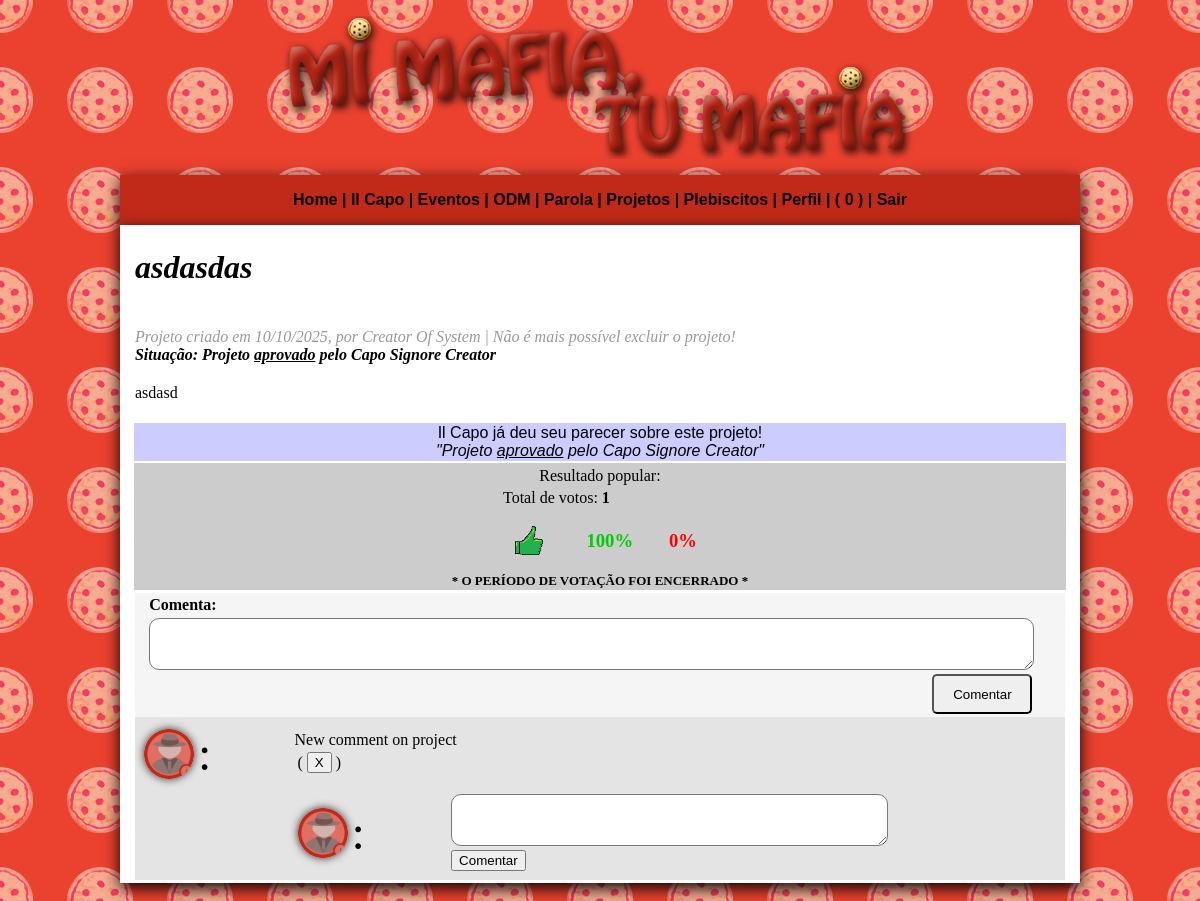
The app's page /readproject.php?i=1 (signed in) with its own data.
### tables this page shows
CREATE TABLE `projetos` (
  `id_proj` int(11) NOT NULL,
  `nome_proj` varchar(255) NOT NULL,
  `teor_proj` text DEFAULT NULL,
  `sit_proj` text NOT NULL,
  `dat_proj` varchar(200) NOT NULL,
  `datf_proj` varchar(200) NOT NULL,
  `creat_proj` varchar(200) NOT NULL
);

CREATE TABLE `user` (
  `id_user` int(11) NOT NULL,
  `nome_user` varchar(200) NOT NULL,
  `sobrenome_user` varchar(200) NOT NULL,
  `nickname_user` varchar(20) NOT NULL,
  `bday_user` varchar(20) NOT NULL,
  `turno_user` varchar(10) NOT NULL,
  `mail_user` varchar(200) NOT NULL,
  `sexo_user` varchar(20) NOT NULL,
  `pass_user` varchar(200) NOT NULL,
  `desc_user` text NOT NULL,
  `matricula_user` varchar(20) NOT NULL,
  `photo_user` varchar(20) NOT NULL
);

CREATE TABLE `comment` (
  `id_com` int(11) NOT NULL,
  `creat_com` varchar(50) NOT NULL,
  `text_com` text NOT NULL,
  `tip_com` varchar(50) NOT NULL,
  `idpag_com` int(11) NOT NULL
);

### readproject.php (the view, shortened to what the rows shown need)
<?php
include('rest.php');
include('conectar.php');
$project_id = $_GET['i'] ?? '';
$query_guy= "SELECT * FROM user WHERE nickname_user = ?";
$stmt_guy = $conexao->prepare($query_guy);
$stmt_guy->bind_param("s", $login_user);
$stmt_guy->execute();
$rs_guy   = $stmt_guy->get_result();
$infoguy  = $rs_guy->fetch_assoc();
$id_user	= $infoguy['id_user'];
$photo_user	= $infoguy['photo_user'];
$query_capo = "SELECT * FROM capone_ger ORDER BY id_capger DESC LIMIT 1";
$stmt_capo  = $conexao->prepare($query_capo);
$stmt_capo->execute();
$rs_capo    = $stmt_capo->get_result();
$infocapo   = $rs_capo->fetch_assoc();
$id_capo    = $infocapo['iduser_capger'];
$query_post = "SELECT * FROM projetos WHERE id_proj = ?";
$stmt_post  = $conexao->prepare($query_post);
$stmt_post->bind_param("i", $project_id);
$stmt_post->execute();
$rs_post = $stmt_post->get_result();
$postinfo       = $rs_post->fetch_assoc();
$tit_proj       = $postinfo['nome_proj'];
$text_proj      = $postinfo['teor_proj'];
$sit_proj       = $postinfo['sit_proj'];
$date_proj      = new DateTime($postinfo['dat_proj']);
$datef_proj     = new DateTime($postinfo['datf_proj']);
$creat_proj     = $postinfo['creat_proj'];
$date   = $datef_proj->format('d/m/Y');
$hj     = new DateTime();
$query_creat    = "SELECT * FROM user WHERE id_user = ?";
$stmt_creat     = $conexao->prepare($query_creat);
$stmt_creat->bind_param("i", $creat_proj);
$stmt_creat->execute();
$rs_creat   = $stmt_creat->get_result();
$creatinfus = $rs_creat->fetch_assoc();
$nome_creat     = $creatinfus['nome_user'];
$sobnome_creat  = $creatinfus['sobrenome_user'];
?>
<!DOCTYPE html PUBLIC "-//W3C//DTD XHTML 1.0 Transitional//EN" "http://www.w3.org/TR/xhtml1/DTD/xhtml1-transitional.dtd">
<html xmlns="http://www.w3.org/1999/xhtml">
<head>
<link rel="stylesheet" href="css/geral.css" type="text/css" />
</head>
<body leftmargin="0" topmargin="0" background="img/back2.png">
<table cellpadding="0" cellspacing="0" width="100%" border="0">
  <tr>
    <td bgcolor="#FFFFFF" style="box-shadow: 0px 5px 15px #000;" height="500" valign="top">
<table width="100%" border="0">
    <tr>
        <td align="left" valign="top">
            <font face="Georgia, Times New Roman, Times, serif"><h1><i><?=$tit_proj?></i></h1></font>
        </td>
    </tr>
    <tr>
        <td align="left" style="font-family:Georgia, 'Times New Roman', Times, serif; color:#999;">
            <p><i>Projeto criado em <?=$date_proj->format('d/m/Y');?>, por <?php if($nome_creat == ''){ echo 'Sistema'; }else{ ?>
                <a style="font-family:Georgia, 'Times New Roman', Times, serif; color:#999;" href="perfil.php?p=<?=$creat_proj?>">
                    <font style="text-transform:capitalize;"><?=$nome_creat?> <?=$sobnome_creat?></font>
                </a>
                <?php }
                if ($id_user == $creat_proj) { if($sit_proj != 'vot'){ echo ' | Não é mais possível excluir o projeto!'; }else{?> | <a href="delet_project.php?i=<?=$project_id?>">(Excluir projeto)</a>
                <?php } } ?>
                <br />
                <font color="#000000">
                    <b>Situação:
                    <?php
                    if($sit_proj == 'vot'){
                        if($date <= $hj){
                        echo 'Esperando julgamento del Capo';
                        }else{
                        echo 'Em processo de votação';
                        }
                    }elseif($sit_proj == 'esp'){
                        echo 'Esperando julgamento del Capo';
                    }else{
                        echo $sit_proj;
                    }
                    ?>
                    </b>
                </font>
            </i></p>
        </td>
    </tr>
    <tr>
        <td>&nbsp;</td>
        <td align="left" style="font-family:Georgia, 'Times New Roman', Times, serif;"><?=$text_proj;?><br /><br /></td>
        <td>&nbsp;</td>
    </tr>
        <?php
	    if($id_capo == $id_user){
	        if($sit_proj == 'vot'){ ?>
                <tr>
                    <td>&nbsp;</td>
                    <td align="center" bgcolor="#CCCCFF">
                        Il Capo só pode aprovar ou desaprovar o projeto após o término do período de votação!
                    </td>
                    <td>&nbsp;</td>
                </tr>
                <?php
            }else{
                ?>
                <tr>
                    <td>&nbsp;</td>
                    <td align="center" bgcolor="#CCCCFF">
                        Il Capo já deu seu parecer sobre este projeto!<br /><i>"<?=$sit_proj?>"</i>
                    </td>
                    <td>&nbsp;</td>
                </tr>
		  <?php
	        }
        }
	  ?>
        <tr>
            <td align="left" style="font-family:Georgia, 'Times New Roman', Times, serif;">
            <table bgcolor="#e4e4e4" cellspacing="5" width="100%">
                <?php
                    $q_list10 = "SELECT * FROM comment WHERE tip_com = 'project' AND idpag_com = ? ORDER BY id_com ASC";
                    $stmt_list10 = $conexao->prepare($q_list10);
                    $stmt_list10->bind_param("i", $project_id);
                    $stmt_list10->execute();
                    $rs_list10 = $stmt_list10->get_result();
                    $nconfirmpub = $rs_list10->num_rows;
                    if($nconfirmpub == 0){
                ?>
                    <tr>
                        <td colspan="4" align="center">
                            Não há nenhum comentário neste projeto!
                        </td>
                    </tr>
                <?php
                    }else{
                        while($list10 = $rs_list10->fetch_assoc()){
                        $creat_com	= $list10['creat_com'];
                        $text_com	= $list10['text_com'];
                        $q_list11 = "SELECT * FROM user WHERE id_user = ?";
                        $stmt_list11 = $conexao->prepare($q_list11);
                        $stmt_list11->bind_param("i", $creat_com);
                        $stmt_list11->execute();
                        $rs_list11 = $stmt_list11->get_result();
                        $list11 = $rs_list11->fetch_assoc();
                        $photo_pub		= $list11['photo_user'];
                    ?>
                    <tr>
                        <td width="16%">
                            <table border="0">
                                <tr>
                                    <td>
                                        <a href="perfil.php?p=<?=$creat_com?>"><img src="photos/user/<?=$photo_pub?>" alt="" style="width: 50px;
                                            height: 50px;
                                            border-radius: 40px;
                                            -webkit-border-radius: 50px;
                                            -moz-border-radius: 50px;
                                            background: url(photos/user/<?=$photo_pub?>);
                                            background-size:contain;
                                            box-shadow: 0 0 8px rgba(0, 0, 0, .8);
                                            -webkit-box-shadow: 0 0 8px rgba(0, 0, 0, .8);
                                            -moz-box-shadow: 0 0 8px rgba(0, 0, 0, .8);"></a>
                                    </td>
                                    <td>
                                        <font size="+6">:</font>
                                    </td>
                                </tr>
                            </table>
                        </td>
                        <td align="left" colspan="2"><?=$text_com?>
                            <?php
                                if($creat_com == $id_user){ ?>
                                    <table style="vertical-align:bottom" border="0">
                                        <tr>
                                            <td>(</td>
                                            <td>
                                                <form  method="post" action="delet_pub.php?a=pub">
                                                    <input name="Envoyer" type="submit" value="X" align="right" width="50px" height="20px">
                                                </form>
                                            </td>
                                            <td>)</td>
                                        </tr>
                                    </table>
                            <?php
                                }
                            ?>
                        </td>
                    </tr>
            <tr>
                <td>&nbsp;</td>
                <td width="16%">
                    <table border="0">
                        <tr>
                            <td>
                                <a href="perfshow.php?id=<?=$id_user?>"><img src="photos/user/<?=$photo_user?>" alt="" style="width: 50px;
                                    height: 50px;
                                    border-radius: 40px;
                                    -webkit-border-radius: 50px;
                                    -moz-border-radius: 50px;
                                    background: url(photos/user/<?=$photo_user?>);
                                    background-size:contain;
                                    box-shadow: 0 0 8px rgba(0, 0, 0, .8);
                                    -webkit-box-shadow: 0 0 8px rgba(0, 0, 0, .8);
                                    -moz-box-shadow: 0 0 8px rgba(0, 0, 0, .8);"></a>
                            </td>
                            <td>
                                <font size="+6">:</font>
                            </td>
                        </tr>
                    </table>
                </td>
                <td width="66%" align="left">
                    <form action="post_publication.php?a=comment"  method="post">
                        <table width="90%" align="left" border="0">
                            <tr>
                                <td colspan="2">
                                    <textarea name="text_com" id="text_com" style="width: 80%; height:50px; margin: 0; padding: 0; border-width: 1; -webkit-border-radius: 5px;-moz-border-radius: 5px;border-radius: 10px; font-family:Verdana, Geneva, sans-serif;"></textarea>
                                </td>
                            </tr>
                            <tr>
                                <td width="52">
                                    <input name="Envoyer" type="submit" value="Comentar" align="right" width="50px" height="20px">
                                </td>
                            </tr>
                        </table>
                    </form>
                </td>
            </tr>
     <?php } }
   ?>
   </table>
</td>
</tr>
</table>
</td>
</tr>
</table>
</body>
</html>

### records on screen
projetos: nome_proj "asdasdas", dat_proj "10/10/2025", sit_proj "Projeto aprovado pelo Capo Signore Creator", teor_proj "asdasd"
user: nome_user "Creator", sobrenome_user "Of System"
comment: user.photo_user (picture), text_com "New comment on project"

### other values on screen
$nvots "1"
$perc_s "100"
$perc_n "0"
